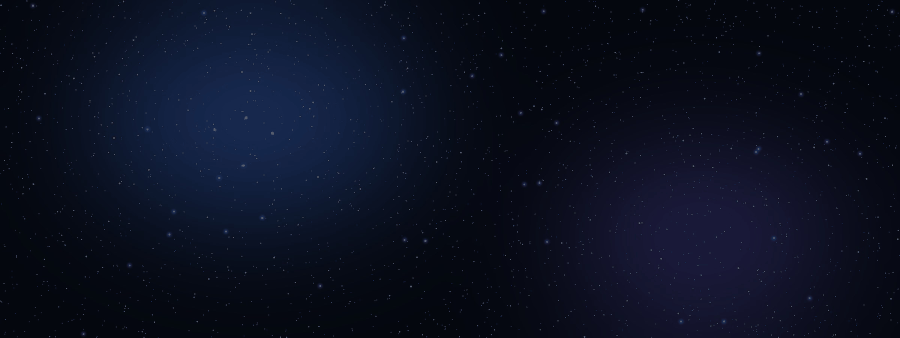
#> input picture assets/timeline/stars.png, 1800 x 675 px (shown at 1/2 size)
$ python background.py
#> lines starting #> are read from the running program, lines starting #| are printed output that depends on the picture; after the words box and inside, x2 and y2 are one past the last pixel; in counts of white or black regions, pixels touching at a corner belong together
"""Draws the macOS DMG window's background in the KMSE colours.

    python tools/dmg/background.py

Writes assets/dmg/background.png (660 x 400, the window in points) and
assets/dmg/background@2x.png (1320 x 800, for Retina screens). Needs Pillow.

The layout matches the Finder window build-macos.sh sets up: 128 pt icons, KMSE.app
centred at (170, 200) and the Applications link at (490, 200). The colours are
ui/theme.slint's dark KotOR theme. KMSE is in the crest's silver Georgia (macOS has it);
the smaller lines are in the committed KMRP Original HD Menu Small B.
"""

import math
import os
import random

from PIL import Image, ImageChops, ImageDraw, ImageFilter, ImageFont

HERE = os.path.dirname(os.path.abspath(__file__))
ROOT = os.path.dirname(os.path.dirname(HERE))
OUT = os.path.join(ROOT, "assets", "dmg")

W, H = 660, 400           # the window, in points
S = 2                     # drawn at 2x; the 1x image is scaled down from it
APP = (170, 200)          # icon centres, in points
APPS = (490, 200)

# ui/theme.slint, dark KotOR
WINDOW = (10, 18, 32)        # window #0a1220
GLOW = (22, 36, 58)          # glow #16243a
ACCENT = (42, 198, 239)      # accent #2ac6ef
FILL_TOP = (47, 208, 245)    # fill-top #2fd0f5
TEXT = (236, 243, 248)       # text #ecf3f8
MUTED = (177, 195, 208)      # muted #b1c3d0
SOFT = (143, 163, 181)       # soft #8fa3b5
FRAME_LINE = (38, 120, 170)  # frame-line #2678aa
FRAME_DIM = (24, 72, 104)    # frame-dim #184868


def font(name, size):
    return ImageFont.truetype(os.path.join(ROOT, "fonts", name), size * S)


def p(v):
    return int(round(v * S))


def layer():
    return Image.new("RGBA", (W * S, H * S), (0, 0, 0, 0))


def glow(img, blur, strength=1.0):
    """A soft halo under img: blurred copies added together."""
    g = img.filter(ImageFilter.GaussianBlur(blur * S))
    if strength != 1.0:
        a = g.getchannel("A").point(lambda v: min(255, int(v * strength)))
        g.putalpha(a)
    return g


def radial(center, radius, color, alpha):
    """A radial wash of color that fades out at radius."""
    im = layer()
    d = ImageDraw.Draw(im)
    cx, cy = p(center[0]), p(center[1])
    steps = 60
    for i in range(steps, 0, -1):
        r = p(radius) * i / steps
        t = 1 - i / steps
        a = int(alpha * (t ** 1.6))
        d.ellipse((cx - r, cy - r, cx + r, cy + r), fill=color + (a,))
    return im.filter(ImageFilter.GaussianBlur(6 * S))


def spaced(d, xy, text, f, fill, tracking, anchor_center=True):
    """Text with letter spacing, centred on xy."""
    # a space takes half its width, so tracked words do not drift apart
    widths = [d.textlength(c, font=f) * (0.5 if c == " " else 1) for c in text]
    total = sum(widths) + p(tracking) * (len(text) - 1)
    x = xy[0] - total / 2 if anchor_center else xy[0]
    for c, w in zip(text, widths):
        d.text((x, xy[1]), c, font=f, fill=fill, anchor="ls")
        x += w + p(tracking)


def stars(base):
    """Stars from the timeline's own field, faint, plus a few brighter ones."""
    field = Image.open(os.path.join(ROOT, "assets", "timeline", "stars.png")).convert("RGB")
    # the left half has the blue nebula; crop to the window's shape
    fw = field.width // 2 + 300
    fh = int(fw * H / W)
    field = field.crop((0, 0, fw, min(fh, field.height))).resize((W * S, H * S), Image.LANCZOS)
    base = ImageChops.screen(base, field.point(lambda v: int(v * 0.55)))
    rng = random.Random(1138)
    st = layer()
    d = ImageDraw.Draw(st)
    for _ in range(26):
        x, y = rng.uniform(0, W), rng.uniform(0, H)
        r = rng.uniform(0.6, 1.3)
        a = rng.randint(90, 200)
        d.ellipse((p(x - r), p(y - r), p(x + r), p(y + r)), fill=(200, 230, 255, a))
    base = base.convert("RGBA")
    base.alpha_composite(glow(st, 2.5, 1.5))
    base.alpha_composite(st)
    return base


def frame(im):
    """The game's menu frame: a dim line with bright corner brackets."""
    d = ImageDraw.Draw(im)
    m = 12
    x0, y0, x1, y1 = p(m), p(m), p(W - m) - 1, p(H - m) - 1
    d.rectangle((x0, y0, x1, y1), outline=FRAME_DIM + (255,), width=p(1))
    inner = 4
    d.rectangle((x0 + p(inner), y0 + p(inner), x1 - p(inner), y1 - p(inner)),
                outline=FRAME_DIM + (110,), width=max(1, p(0.5)))
    L = p(26)
    w = p(2)
    br = layer()
    bd = ImageDraw.Draw(br)
    for (cx, cy, sx, sy) in ((x0, y0, 1, 1), (x1, y0, -1, 1), (x0, y1, 1, -1), (x1, y1, -1, -1)):
        bd.line((cx, cy, cx + sx * L, cy), fill=FRAME_LINE + (255,), width=w)
        bd.line((cx, cy, cx, cy + sy * L), fill=FRAME_LINE + (255,), width=w)
        bd.rectangle((cx + sx * p(5) - p(1.5), cy + sy * p(5) - p(1.5),
                      cx + sx * p(5) + p(1.5), cy + sy * p(5) + p(1.5)), fill=ACCENT + (255,))
    im.alpha_composite(glow(br, 3, 1.2))
    im.alpha_composite(br)


def pad(im, center):
    """A holo projector pad under an icon: a lit floor and two rings."""
    cx, cy = center
    im.alpha_composite(radial((cx, cy), 92, ACCENT, 70))
    ring = layer()
    d = ImageDraw.Draw(ring)
    r = 78
    # open at the bottom, where Finder writes the icon's name
    d.arc((p(cx - r), p(cy - r), p(cx + r), p(cy + r)), 128, 52 + 360,
          fill=FRAME_LINE + (200,), width=p(1.2))
    r2 = 84
    # a dashed outer ring, like the timeline's markers
    for k in range(48):
        a0 = k * 7.5
        if k % 4 == 3 or 56 <= a0 <= 120:
            continue
        d.arc((p(cx - r2), p(cy - r2), p(cx + r2), p(cy + r2)),
              a0, a0 + 4.5, fill=ACCENT + (150,), width=p(1))
    # four ticks
    for ang in (0, 180, 270):
        t = math.radians(ang)
        x0, y0 = cx + math.cos(t) * (r2 + 3), cy + math.sin(t) * (r2 + 3)
        x1, y1 = cx + math.cos(t) * (r2 + 10), cy + math.sin(t) * (r2 + 10)
        d.line((p(x0), p(y0), p(x1), p(y1)), fill=ACCENT + (220,), width=p(1.5))
    im.alpha_composite(glow(ring, 2.5, 1.3))
    im.alpha_composite(ring)


def arrow(im):
    """One glowing arrow from the app to Applications: a beam that brightens as it goes
    and runs into a single > (2026-11-13, the maintainer; before: three separate chevrons)."""
    y = APP[1]
    x0, tip = 262, 384       # the beam's faded start and the head's point
    hw, hh = 18, 22          # the head's depth and half height
    ch = layer()
    d = ImageDraw.Draw(ch)
    # the beam, fading in from the left, meeting the head at its point
    n = 120
    for i in range(n):
        t = i / (n - 1)
        a = int(255 * t ** 1.4)
        xa = x0 + (tip - x0) * i / n
        xb = x0 + (tip - x0) * (i + 1) / n + 0.3
        d.line((p(xa), p(y), p(xb), p(y)), fill=FILL_TOP + (a,), width=p(3))
    pts = [(tip - hw, y - hh), (tip, y), (tip - hw, y + hh)]
    d.line([(p(a_), p(b_)) for a_, b_ in pts], fill=FILL_TOP + (255,), width=p(3.2),
           joint="curve")
    r = 1.6  # round the head's point and ends
    for a_, b_ in pts:
        d.ellipse((p(a_ - r), p(b_ - r), p(a_ + r), p(b_ + r)), fill=FILL_TOP + (255,))
    # a white-hot core along the beam and head, then a wide and a tight glow
    core = layer()
    cd = ImageDraw.Draw(core)
    for i in range(n):
        t = i / (n - 1)
        xa = x0 + (tip - x0) * i / n
        xb = x0 + (tip - x0) * (i + 1) / n + 0.3
        cd.line((p(xa), p(y), p(xb), p(y)), fill=(220, 248, 255, int(170 * t ** 2.2)),
                width=p(1))
    cd.line([(p(a_), p(b_)) for a_, b_ in pts], fill=(230, 250, 255, 200), width=p(1.2),
            joint="curve")
    fat = ch.filter(ImageFilter.MaxFilter(p(3) * 2 + 1))  # a thicker copy, so the halo carries
    im.alpha_composite(glow(fat, 16, 1.4))
    im.alpha_composite(glow(fat, 5, 1.2))
    im.alpha_composite(ch)
    im.alpha_composite(core)


def wordmark(im, center_x, baseline, cap):
    """KMSE in the crest's silver (assets/kmse-logo.png): Georgia, as KMRP measured its
    wordmark, tracked 0.12 cap as the KMRP and KMSE crests are, with KMRP's metal ramp
    (macos/tools/make_package_art.py): a cool silver face, brighter at the top, a warm glint
    low down, and a soft shadow (no outline, 2026-11-13, the maintainer)."""
    georgia = "/System/Library/Fonts/Supplemental/Georgia.ttf"
    f = ImageFont.truetype(georgia, p(cap / 0.69))
    text = "KMSE"
    tracking = 0.12 * cap
    mask = Image.new("L", im.size, 0)
    md = ImageDraw.Draw(mask)
    widths = [md.textlength(c, font=f) for c in text]
    x = p(center_x) - (sum(widths) + p(tracking) * (len(text) - 1)) / 2
    for c, w in zip(text, widths):
        md.text((x, p(baseline)), c, font=f, fill=255, anchor="ls")
        x += w + p(tracking)
    top, bottom = p(baseline - cap), p(baseline)
    stops = [(0.0, (238, 242, 247)), (0.45, (150, 162, 178)),
             (0.72, (206, 196, 180)), (1.0, (118, 128, 144))]
    face = layer()
    fd = ImageDraw.Draw(face)
    for y in range(top - p(2), bottom + p(4)):
        t = min(1.0, max(0.0, (y - top) / (bottom - top)))
        for (t0, c0), (t1, c1) in zip(stops, stops[1:]):
            if t0 <= t <= t1:
                k = (t - t0) / (t1 - t0)
                fd.line([(0, y), (im.width, y)],
                        fill=tuple(round(a + (b - a) * k) for a, b in zip(c0, c1)) + (255,))
                break
    # a soft dark shadow, then the face
    shadow = Image.new("RGBA", im.size, (3, 6, 12, 0))
    shadow.putalpha(mask.filter(ImageFilter.GaussianBlur(4 * S)).point(lambda v: int(v * 0.8)))
    im.alpha_composite(shadow, (0, p(2)))
    im.paste(face, (0, 0), mask)


def titles(im):
    d = ImageDraw.Draw(im)
    label = font("KMRP-OriginalHD-MenuSmallB.otf", 10)

    # a faint light behind the letters, as the crest's glow sits behind its wordmark
    im.alpha_composite(radial((W / 2, 52), 70, (190, 210, 230), 40))
    wordmark(im, W / 2, 66, 30)

    spaced(d, (p(W / 2), p(84)), "KOTOR MODERN GAMESAVE EDITOR", label, MUTED + (255,), 3.2)

    # a thin rule with a bright centre, under the subtitle
    rule = layer()
    rd = ImageDraw.Draw(rule)
    for i in range(160):
        t_ = i / 159
        a = int(255 * (1 - abs(t_ - 0.5) * 2) ** 1.5)
        x = W / 2 - 110 + 220 * t_
        rd.line((p(x), p(96), p(x + 220 / 159 + 0.2), p(96)), fill=FRAME_LINE + (a,), width=p(1))
    im.alpha_composite(rule)

    spaced(d, (p(W / 2), p(352)), "DRAG KMSE ONTO APPLICATIONS TO INSTALL", label,
           SOFT + (255,), 3.2)


def nameplate(im, center):
    """A silver plate under an icon's name. Finder writes the names of a window with a
    background picture in black, in dark mode as well (measured on macOS 27, 2026-11-13), so
    they need a light ground; the plate is the wordmark's metal."""
    cx, cy = center[0], center[1] + 82   # the name's middle, 82 pt below the icon's centre
    w, h = 112, 20
    box = (p(cx - w / 2), p(cy - h / 2), p(cx + w / 2), p(cy + h / 2))
    mask = Image.new("L", im.size, 0)
    ImageDraw.Draw(mask).rounded_rectangle(box, radius=p(h / 2), fill=255)
    stops = [(0.0, (236, 241, 246)), (0.5, (200, 210, 222)), (1.0, (172, 184, 199))]
    face = layer()
    fd = ImageDraw.Draw(face)
    for y in range(box[1], box[3] + 1):
        t = (y - box[1]) / (box[3] - box[1])
        for (t0, c0), (t1, c1) in zip(stops, stops[1:]):
            if t0 <= t <= t1:
                k = (t - t0) / (t1 - t0)
                fd.line([(box[0], y), (box[2], y)],
                        fill=tuple(round(a + (b - a) * k) for a, b in zip(c0, c1)) + (255,))
                break
    halo = Image.new("RGBA", im.size, ACCENT + (0,))
    halo.putalpha(mask.filter(ImageFilter.GaussianBlur(5 * S)).point(lambda v: int(v * 0.55)))
    im.alpha_composite(halo)
    im.paste(face, (0, 0), mask)
    ImageDraw.Draw(im).rounded_rectangle(box, radius=p(h / 2), outline=FRAME_LINE + (255,),
                                         width=p(1))


def main():
    base = Image.new("RGB", (W * S, H * S), WINDOW)
    base = stars(base)
#> in stars, field is the input picture: PIL image 1800x675 RGB; mean R, G, B 11, 16, 32.6
#> in stars, `field = field.crop((0, 0, fw, min(fh, field.height))).resize((W * S, H..`:
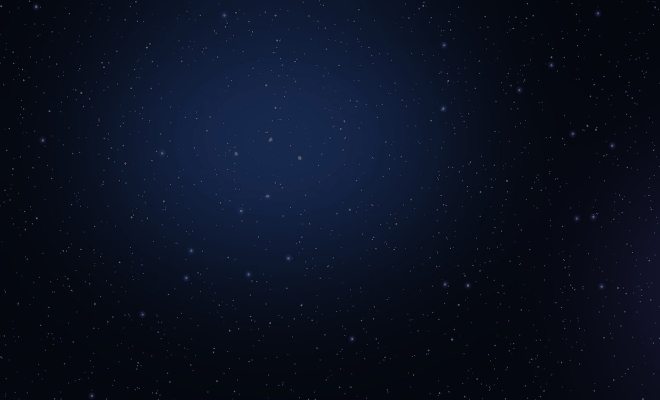
#> field: PIL image 1320x800 RGB (shown at 1/2 size); mean R, G, B 10.1, 16.8, 33.3
#> in stars, `base = ImageChops.screen(base, field.point(lambda v: int(v * 0.55)))`:
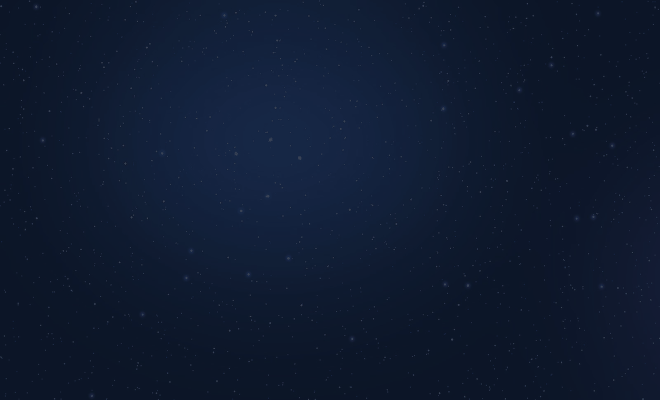
#> base: PIL image 1320x800 RGB (shown at 1/2 size); mean R, G, B 15.1, 26.5, 48
#> in stars, `st = layer()`: st: PIL image 1320x800 RGBA; every value is 0
    base.alpha_composite(radial((W / 2, H * 0.55), 330, GLOW, 200))
#> in radial, `return im.filter(ImageFilter.GaussianBlur(6 * S))`:
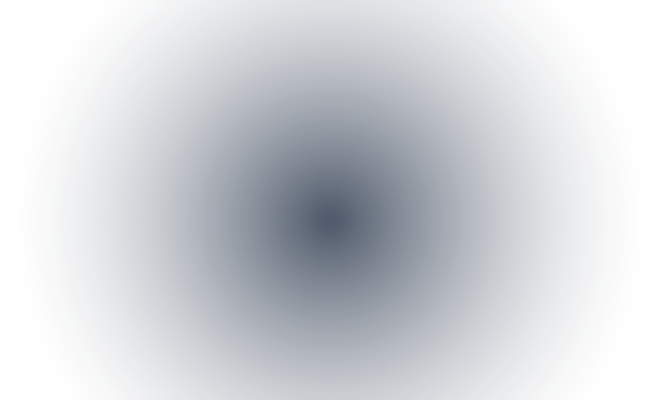
#> returned value: PIL image 1320x800 RGBA (shown at 1/2 size); mean R, G, B, A 20.5, 33.6, 54.1, 49.2; transparent parts drawn white
    # darken the edges so the frame reads
    vig = layer()
    vd = ImageDraw.Draw(vig)
    vd.rectangle((0, 0, W * S, H * S), fill=(3, 6, 12, 150))
    hole = Image.new("L", (W * S, H * S), 0)
#> hole: PIL image 1320x800 L; every value is 0
    ImageDraw.Draw(hole).ellipse((p(-60), p(-80), p(W + 60), p(H + 80)), fill=255)
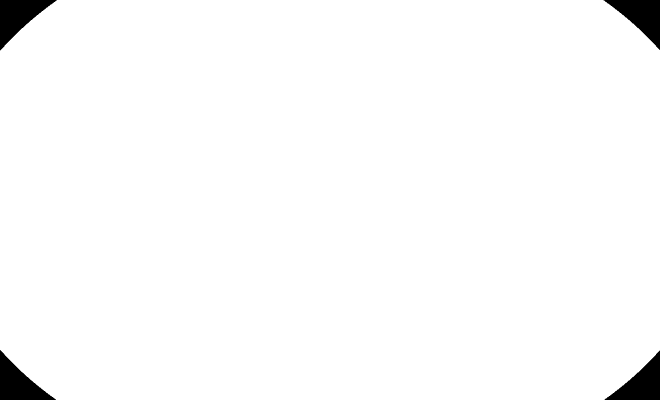
#> hole: PIL image 1320x800 L (shown at 1/2 size); 98% white; 4 black regions, box (x1, y1, x2, y2) and area: (0, 0, 114, 101) 5382, (1207, 0, 1320, 100) 5281, (0, 700, 112, 800) 5268, (1209, 701, 1320, 800) 5168
    hole = hole.filter(ImageFilter.GaussianBlur(70 * S))
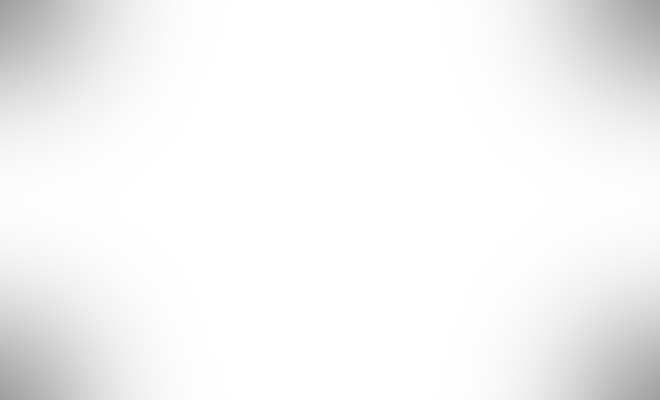
#> hole: PIL image 1320x800 L (shown at 1/2 size); min 158, max 255, mean 244.9
    vig.putalpha(ImageChops.subtract(vig.getchannel("A"), hole))
    base.alpha_composite(vig)

    pad(base, APP)
    pad(base, APPS)
    nameplate(base, APP)
#> in nameplate, `ImageDraw.Draw(mask).rounded_rectangle(box, radius=p(h / 2), fill=255)`: mask: PIL image 1320x800 L; 0.84% white; 1 white region, box (x1, y1, x2, y2) and area: (228, 544, 453, 585) 8857
    nameplate(base, APPS)
#> call 2 of nameplate, with center = (490, 200)
#> in nameplate (call 2), `ImageDraw.Draw(mask).rounded_rectangle(box, radius=p(h / 2), fill=255)`:
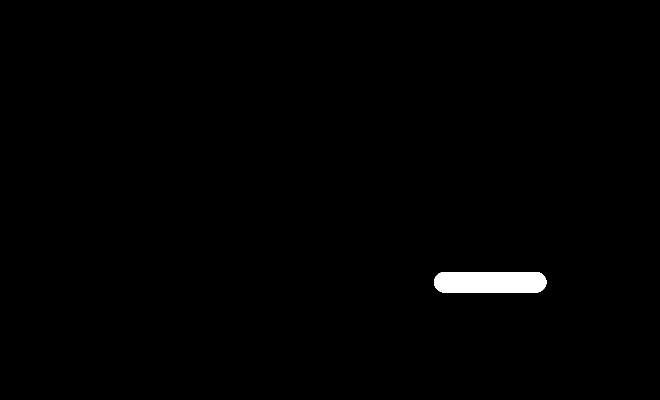
#> mask: PIL image 1320x800 L (shown at 1/2 size); 0.84% white; 1 white region, box (x1, y1, x2, y2) and area: (868, 544, 1093, 585) 8857
#> in nameplate (call 2), `im.alpha_composite(halo)`:
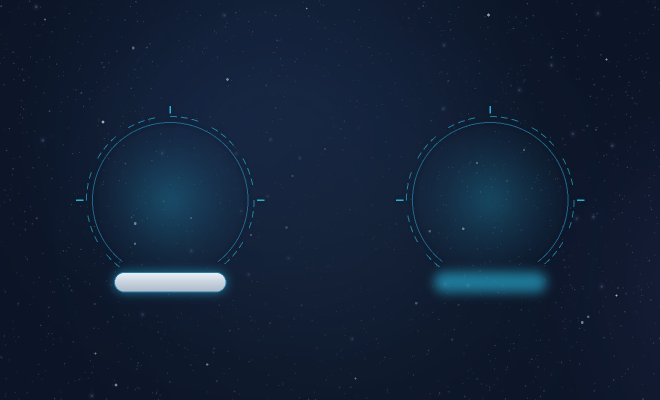
#> im: PIL image 1320x800 RGBA (shown at 1/2 size); mean R, G, B, A 18, 32.4, 53.9, 255
    arrow(base)
#> in arrow, `pts = [(tip - hw, y - hh), (tip, y), (tip - hw, y + hh)]`: pts = [(366, 178), (384, 200), (366, 222)]
#> the loop in arrow, `for a_, b_ in pts:` made 3 passes
    titles(base)
#> in wordmark, `widths = [md.textlength(c, font=f) for c in text]`: widths = [57.05, 75.06, 55.22, 54.97]
#> in wordmark, `x = p(center_x) - (sum(widths) + p(tracking) * (len(text) - 1)) / 2`: x = 528.4
#> the loop in wordmark, `for c, w in zip(text, widths):` made 4 passes
#> (c, w, x) on passes 1 to 4: ('K', 57.05, 592.4), ('M', 75.06, 674.5), ('S', 55.22, 736.7), ('E', 54.97, 798.6)
#> after the loop in wordmark, `for c, w in zip(text, widths):`: x = 798.6
#> in wordmark, `top, bottom = p(baseline - cap), p(baseline)`: top = 72; bottom = 132
#> the loop in wordmark, `for y in range(top - p(2), bottom + p(4)):` made 72 passes
#> t on passes 1 to 12: 0, 0, 0, 0, 0, 0.0167, 0.0333, 0.05, 0.0667, 0.0833, 0.1, 0.117
    frame(base)

    os.makedirs(OUT, exist_ok=True)
    hi = base.convert("RGB")
    hi.save(os.path.join(OUT, "background@2x.png"), optimize=True)
    hi.resize((W, H), Image.LANCZOS).save(os.path.join(OUT, "background.png"), optimize=True)
    print("wrote", os.path.join(OUT, "background.png"), "and background@2x.png")


if __name__ == "__main__":
    main()
